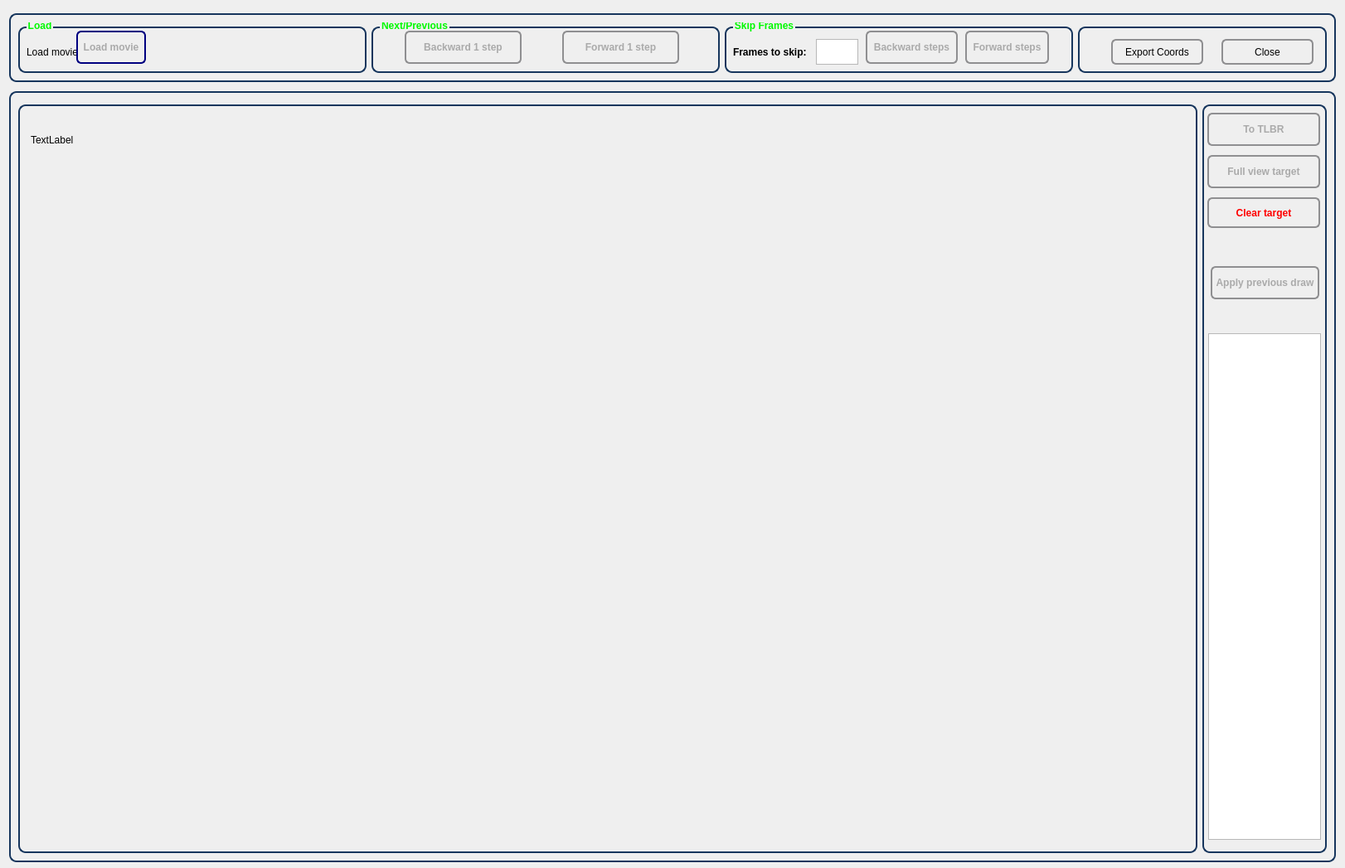
<?xml version="1.0" encoding="UTF-8"?>
<ui version="4.0">
 <class>Dialog</class>
 <widget class="QDialog" name="Dialog">
  <property name="geometry">
   <rect>
    <x>0</x>
    <y>0</y>
    <width>1622</width>
    <height>1047</height>
   </rect>
  </property>
  <property name="sizePolicy">
   <sizepolicy hsizetype="Fixed" vsizetype="Fixed">
    <horstretch>0</horstretch>
    <verstretch>0</verstretch>
   </sizepolicy>
  </property>
  <property name="minimumSize">
   <size>
    <width>1622</width>
    <height>1047</height>
   </size>
  </property>
  <property name="maximumSize">
   <size>
    <width>1622</width>
    <height>1047</height>
   </size>
  </property>
  <property name="windowTitle">
   <string>Plugin configuration</string>
  </property>
  <property name="styleSheet">
   <string notr="true">QGroupBox {
margin-top: 5px;
border: 2px solid gray;
border-color: #FF17365D;
border-radius: 9px;
}
QGroupBox::title {
    top: -8px;
    left: 10px;
}
</string>
  </property>
  <layout class="QVBoxLayout" name="verticalLayout">
   <item>
    <widget class="QGroupBox" name="gb_menu">
     <property name="minimumSize">
      <size>
       <width>0</width>
       <height>88</height>
      </size>
     </property>
     <property name="maximumSize">
      <size>
       <width>16777215</width>
       <height>88</height>
      </size>
     </property>
     <property name="styleSheet">
      <string notr="true">QGroupBox {
margin-top: 5px;
border: 2px solid gray;
border-color: #FF17365D;
border-radius: 9px;
font-weight: bold;
}
QGroupBox::title {
    top: -8px;
    left: 10px;
    color: rgb(0, 250, 0);
}
</string>
     </property>
     <property name="title">
      <string/>
     </property>
     <layout class="QHBoxLayout" name="horizontalLayout">
      <item>
       <widget class="QGroupBox" name="groupBox_2">
        <property name="title">
         <string>Load</string>
        </property>
        <widget class="QLabel" name="label_2">
         <property name="geometry">
          <rect>
           <x>10</x>
           <y>20</y>
           <width>61</width>
           <height>31</height>
          </rect>
         </property>
         <property name="text">
          <string>Load movie:</string>
         </property>
        </widget>
        <widget class="QLabel" name="lbl_path_movie">
         <property name="geometry">
          <rect>
           <x>160</x>
           <y>20</y>
           <width>241</width>
           <height>31</height>
          </rect>
         </property>
         <property name="text">
          <string/>
         </property>
        </widget>
        <widget class="QPushButton" name="btn_load_movie">
         <property name="geometry">
          <rect>
           <x>70</x>
           <y>10</y>
           <width>84</width>
           <height>40</height>
          </rect>
         </property>
         <property name="font">
          <font>
           <pointsize>9</pointsize>
           <weight>75</weight>
           <bold>true</bold>
          </font>
         </property>
         <property name="styleSheet">
          <string notr="true">QPushButton {
    border: 2px solid #8f8f91;
    border-radius: 6px;
	color : #aaaaaa;
    background-color: qlineargradient(x1: 0, y1: 0, x2: 0, y2: 1,
                                      stop: 0 #56575a, stop: 1 #3a3b3e);
    min-width: 80px;
}

QPushButton:pressed {
    background-color: qlineargradient(x1: 0, y1: 0, x2: 0, y2: 1,
                                      stop: 0 #dadbde, stop: 1 #f6f7fa);
}

QPushButton:flat {
    border: none; /* no border for a flat push button */
}

QPushButton:default {
    border-color: navy; /* make the default button prominent */
}
</string>
         </property>
         <property name="text">
          <string>Load movie</string>
         </property>
        </widget>
       </widget>
      </item>
      <item>
       <widget class="QGroupBox" name="groupBox_3">
        <property name="styleSheet">
         <string notr="true"/>
        </property>
        <property name="title">
         <string>Next/Previous</string>
        </property>
        <widget class="QPushButton" name="btn_next_step">
         <property name="geometry">
          <rect>
           <x>230</x>
           <y>10</y>
           <width>141</width>
           <height>40</height>
          </rect>
         </property>
         <property name="font">
          <font>
           <pointsize>9</pointsize>
           <weight>75</weight>
           <bold>true</bold>
          </font>
         </property>
         <property name="styleSheet">
          <string notr="true">QPushButton {
    border: 2px solid #8f8f91;
    border-radius: 6px;
	color : #aaaaaa;
    background-color: qlineargradient(x1: 0, y1: 0, x2: 0, y2: 1,
                                      stop: 0 #56575a, stop: 1 #3a3b3e);
    min-width: 80px;
}

QPushButton:pressed {
    background-color: qlineargradient(x1: 0, y1: 0, x2: 0, y2: 1,
                                      stop: 0 #dadbde, stop: 1 #f6f7fa);
}

QPushButton:flat {
    border: none; /* no border for a flat push button */
}

QPushButton:default {
    border-color: navy; /* make the default button prominent */
}
</string>
         </property>
         <property name="text">
          <string>Forward 1 step</string>
         </property>
        </widget>
        <widget class="QPushButton" name="btn_prev_step">
         <property name="geometry">
          <rect>
           <x>40</x>
           <y>10</y>
           <width>141</width>
           <height>40</height>
          </rect>
         </property>
         <property name="font">
          <font>
           <pointsize>9</pointsize>
           <weight>75</weight>
           <bold>true</bold>
          </font>
         </property>
         <property name="styleSheet">
          <string notr="true">QPushButton {
    border: 2px solid #8f8f91;
    border-radius: 6px;
	color : #aaaaaa;
    background-color: qlineargradient(x1: 0, y1: 0, x2: 0, y2: 1,
                                      stop: 0 #56575a, stop: 1 #3a3b3e);
    min-width: 80px;
}

QPushButton:pressed {
    background-color: qlineargradient(x1: 0, y1: 0, x2: 0, y2: 1,
                                      stop: 0 #dadbde, stop: 1 #f6f7fa);
}

QPushButton:flat {
    border: none; /* no border for a flat push button */
}

QPushButton:default {
    border-color: navy; /* make the default button prominent */
}
</string>
         </property>
         <property name="text">
          <string>Backward 1 step</string>
         </property>
        </widget>
       </widget>
      </item>
      <item>
       <widget class="QGroupBox" name="groupBox">
        <property name="title">
         <string>Skip Frames</string>
        </property>
        <widget class="QTextEdit" name="tb_skip_frames">
         <property name="geometry">
          <rect>
           <x>110</x>
           <y>20</y>
           <width>51</width>
           <height>31</height>
          </rect>
         </property>
        </widget>
        <widget class="QLabel" name="label">
         <property name="geometry">
          <rect>
           <x>10</x>
           <y>10</y>
           <width>109</width>
           <height>51</height>
          </rect>
         </property>
         <property name="font">
          <font>
           <pointsize>9</pointsize>
           <weight>75</weight>
           <bold>true</bold>
          </font>
         </property>
         <property name="text">
          <string>Frames to skip:</string>
         </property>
        </widget>
        <widget class="QPushButton" name="btn_skip_backward">
         <property name="geometry">
          <rect>
           <x>170</x>
           <y>10</y>
           <width>111</width>
           <height>40</height>
          </rect>
         </property>
         <property name="font">
          <font>
           <pointsize>9</pointsize>
           <weight>75</weight>
           <bold>true</bold>
          </font>
         </property>
         <property name="styleSheet">
          <string notr="true">QPushButton {
    border: 2px solid #8f8f91;
    border-radius: 6px;
	color : #aaaaaa;
    background-color: qlineargradient(x1: 0, y1: 0, x2: 0, y2: 1,
                                      stop: 0 #56575a, stop: 1 #3a3b3e);
    min-width: 80px;
}

QPushButton:pressed {
    background-color: qlineargradient(x1: 0, y1: 0, x2: 0, y2: 1,
                                      stop: 0 #dadbde, stop: 1 #f6f7fa);
}

QPushButton:flat {
    border: none; /* no border for a flat push button */
}

QPushButton:default {
    border-color: navy; /* make the default button prominent */
}
</string>
         </property>
         <property name="text">
          <string>Backward steps</string>
         </property>
        </widget>
        <widget class="QPushButton" name="btn_skip_forward">
         <property name="geometry">
          <rect>
           <x>290</x>
           <y>10</y>
           <width>101</width>
           <height>40</height>
          </rect>
         </property>
         <property name="font">
          <font>
           <pointsize>9</pointsize>
           <weight>75</weight>
           <bold>true</bold>
          </font>
         </property>
         <property name="styleSheet">
          <string notr="true">QPushButton {
    border: 2px solid #8f8f91;
    border-radius: 6px;
	color : #aaaaaa;
    background-color: qlineargradient(x1: 0, y1: 0, x2: 0, y2: 1,
                                      stop: 0 #56575a, stop: 1 #3a3b3e);
    min-width: 80px;
}

QPushButton:pressed {
    background-color: qlineargradient(x1: 0, y1: 0, x2: 0, y2: 1,
                                      stop: 0 #dadbde, stop: 1 #f6f7fa);
}

QPushButton:flat {
    border: none; /* no border for a flat push button */
}

QPushButton:default {
    border-color: navy; /* make the default button prominent */
}
</string>
         </property>
         <property name="text">
          <string>Forward steps</string>
         </property>
        </widget>
       </widget>
      </item>
      <item>
       <widget class="QGroupBox" name="groupBox_4">
        <property name="maximumSize">
         <size>
          <width>300</width>
          <height>16777215</height>
         </size>
        </property>
        <property name="styleSheet">
         <string notr="true"/>
        </property>
        <property name="title">
         <string/>
        </property>
        <widget class="QPushButton" name="btn_close">
         <property name="geometry">
          <rect>
           <x>173</x>
           <y>20</y>
           <width>111</width>
           <height>31</height>
          </rect>
         </property>
         <property name="font">
          <font>
           <pointsize>9</pointsize>
          </font>
         </property>
         <property name="styleSheet">
          <string notr="true">QPushButton {
    border: 2px solid #8f8f91;
    border-radius: 6px;
    background-color: qlineargradient(x1: 0, y1: 0, x2: 0, y2: 1,
                                      stop: 0 #56575a, stop: 1 #3a3b3e);
    min-width: 80px;
}

QPushButton:pressed {
    background-color: qlineargradient(x1: 0, y1: 0, x2: 0, y2: 1,
                                      stop: 0 #dadbde, stop: 1 #f6f7fa);
}

QPushButton:flat {
    border: none; /* no border for a flat push button */
}

QPushButton:default {
    border-color: navy; /* make the default button prominent */
}
</string>
         </property>
         <property name="text">
          <string>Close</string>
         </property>
        </widget>
        <widget class="QPushButton" name="btn_export_coords">
         <property name="geometry">
          <rect>
           <x>40</x>
           <y>20</y>
           <width>111</width>
           <height>31</height>
          </rect>
         </property>
         <property name="font">
          <font>
           <pointsize>9</pointsize>
          </font>
         </property>
         <property name="styleSheet">
          <string notr="true">QPushButton {
    border: 2px solid #8f8f91;
    border-radius: 6px;
    background-color: qlineargradient(x1: 0, y1: 0, x2: 0, y2: 1,
                                      stop: 0 #56575a, stop: 1 #3a3b3e);
    min-width: 80px;
}

QPushButton:pressed {
    background-color: qlineargradient(x1: 0, y1: 0, x2: 0, y2: 1,
                                      stop: 0 #dadbde, stop: 1 #f6f7fa);
}

QPushButton:flat {
    border: none; /* no border for a flat push button */
}

QPushButton:default {
    border-color: navy; /* make the default button prominent */
}
</string>
         </property>
         <property name="text">
          <string>Export Coords</string>
         </property>
        </widget>
       </widget>
      </item>
     </layout>
    </widget>
   </item>
   <item>
    <widget class="QGroupBox" name="gb_all">
     <property name="minimumSize">
      <size>
       <width>1600</width>
       <height>935</height>
      </size>
     </property>
     <property name="maximumSize">
      <size>
       <width>1600</width>
       <height>935</height>
      </size>
     </property>
     <property name="title">
      <string/>
     </property>
     <layout class="QHBoxLayout" name="horizontalLayout_2">
      <item>
       <widget class="QGroupBox" name="gb_img">
        <property name="minimumSize">
         <size>
          <width>1417</width>
          <height>904</height>
         </size>
        </property>
        <property name="title">
         <string/>
        </property>
        <widget class="QLabel" name="lbl_img">
         <property name="geometry">
          <rect>
           <x>15</x>
           <y>15</y>
           <width>141</width>
           <height>66</height>
          </rect>
         </property>
         <property name="text">
          <string>TextLabel</string>
         </property>
        </widget>
        <widget class="QLabel" name="lbl_coords">
         <property name="geometry">
          <rect>
           <x>10</x>
           <y>10</y>
           <width>111</width>
           <height>21</height>
          </rect>
         </property>
         <property name="font">
          <font>
           <pointsize>9</pointsize>
           <weight>75</weight>
           <bold>true</bold>
          </font>
         </property>
         <property name="styleSheet">
          <string notr="true">color: rgb(0, 200, 0);</string>
         </property>
         <property name="text">
          <string/>
         </property>
        </widget>
       </widget>
      </item>
      <item>
       <widget class="QGroupBox" name="groupBox_5">
        <property name="maximumSize">
         <size>
          <width>150</width>
          <height>16777215</height>
         </size>
        </property>
        <property name="title">
         <string/>
        </property>
        <widget class="QPlainTextEdit" name="txt_coords">
         <property name="geometry">
          <rect>
           <x>7</x>
           <y>281</y>
           <width>136</width>
           <height>611</height>
          </rect>
         </property>
         <property name="font">
          <font>
           <family>Courier New</family>
          </font>
         </property>
        </widget>
        <widget class="QPushButton" name="btn_reset">
         <property name="geometry">
          <rect>
           <x>6</x>
           <y>117</y>
           <width>136</width>
           <height>37</height>
          </rect>
         </property>
         <property name="font">
          <font>
           <pointsize>9</pointsize>
           <weight>75</weight>
           <bold>true</bold>
          </font>
         </property>
         <property name="styleSheet">
          <string notr="true">QPushButton {
    border: 2px solid #8f8f91;
    border-radius: 6px;
	color : #ff0000;
    background-color: qlineargradient(x1: 0, y1: 0, x2: 0, y2: 1,
                                      stop: 0 #56575a, stop: 1 #3a3b3e);
    min-width: 80px;
}

QPushButton:pressed {
    background-color: qlineargradient(x1: 0, y1: 0, x2: 0, y2: 1,
                                      stop: 0 #dadbde, stop: 1 #f6f7fa);
}

QPushButton:flat {
    border: none; /* no border for a flat push button */
}

QPushButton:default {
    border-color: navy; /* make the default button prominent */
}
</string>
         </property>
         <property name="text">
          <string>Clear target</string>
         </property>
        </widget>
        <widget class="QPushButton" name="btn_rect">
         <property name="geometry">
          <rect>
           <x>6</x>
           <y>15</y>
           <width>136</width>
           <height>40</height>
          </rect>
         </property>
         <property name="font">
          <font>
           <pointsize>9</pointsize>
           <weight>75</weight>
           <bold>true</bold>
          </font>
         </property>
         <property name="styleSheet">
          <string notr="true">QPushButton {
    border: 2px solid #8f8f91;
    border-radius: 6px;
	color : #aaaaaa;
    background-color: qlineargradient(x1: 0, y1: 0, x2: 0, y2: 1,
                                      stop: 0 #56575a, stop: 1 #3a3b3e);
    min-width: 80px;
}

QPushButton:pressed {
    background-color: qlineargradient(x1: 0, y1: 0, x2: 0, y2: 1,
                                      stop: 0 #dadbde, stop: 1 #f6f7fa);
}

QPushButton:flat {
    border: none; /* no border for a flat push button */
}

QPushButton:default {
    border-color: navy; /* make the default button prominent */
}
</string>
         </property>
         <property name="text">
          <string>To TLBR</string>
         </property>
        </widget>
        <widget class="QPushButton" name="btn_full">
         <property name="geometry">
          <rect>
           <x>6</x>
           <y>66</y>
           <width>136</width>
           <height>40</height>
          </rect>
         </property>
         <property name="font">
          <font>
           <pointsize>9</pointsize>
           <weight>75</weight>
           <bold>true</bold>
          </font>
         </property>
         <property name="styleSheet">
          <string notr="true">QPushButton {
    border: 2px solid #8f8f91;
    border-radius: 6px;
	color : #aaaaaa;
    background-color: qlineargradient(x1: 0, y1: 0, x2: 0, y2: 1,
                                      stop: 0 #56575a, stop: 1 #3a3b3e);
    min-width: 80px;
}

QPushButton:pressed {
    background-color: qlineargradient(x1: 0, y1: 0, x2: 0, y2: 1,
                                      stop: 0 #dadbde, stop: 1 #f6f7fa);
}

QPushButton:flat {
    border: none; /* no border for a flat push button */
}

QPushButton:default {
    border-color: navy; /* make the default button prominent */
}
</string>
         </property>
         <property name="text">
          <string>Full view target</string>
         </property>
        </widget>
        <widget class="QPushButton" name="btn_apply_previous_draw">
         <property name="geometry">
          <rect>
           <x>10</x>
           <y>200</y>
           <width>131</width>
           <height>40</height>
          </rect>
         </property>
         <property name="font">
          <font>
           <pointsize>9</pointsize>
           <weight>75</weight>
           <bold>true</bold>
          </font>
         </property>
         <property name="styleSheet">
          <string notr="true">QPushButton {
    border: 2px solid #8f8f91;
    border-radius: 6px;
	color : #aaaaaa;
    background-color: qlineargradient(x1: 0, y1: 0, x2: 0, y2: 1,
                                      stop: 0 #56575a, stop: 1 #3a3b3e);
    min-width: 80px;
}

QPushButton:pressed {
    background-color: qlineargradient(x1: 0, y1: 0, x2: 0, y2: 1,
                                      stop: 0 #dadbde, stop: 1 #f6f7fa);
}

QPushButton:flat {
    border: none; /* no border for a flat push button */
}

QPushButton:default {
    border-color: navy; /* make the default button prominent */
}
</string>
         </property>
         <property name="text">
          <string>Apply previous draw</string>
         </property>
        </widget>
       </widget>
      </item>
     </layout>
    </widget>
   </item>
  </layout>
 </widget>
 <resources/>
 <connections/>
</ui>
